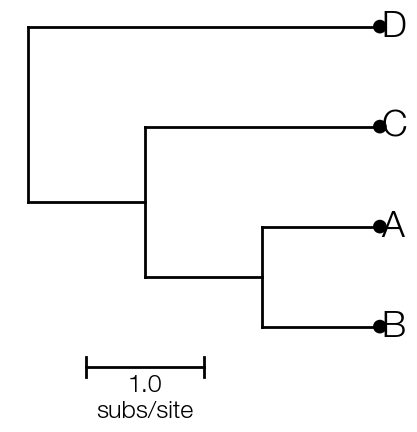

Source code (Python):
import baltic as bt
from baltic import bt_utils

import matplotlib as mpl
from matplotlib import pyplot as plt
from matplotlib.gridspec import GridSpec

treestring = '((("A":1,"B":1):1,"C":2):1,"D":3);'
ll = bt.make_tree(treestring, 'divergence')
ll.treeStats()

fig = plt.figure(figsize=(5,5),facecolor='w')
gs = GridSpec(1,1)

ax = plt.subplot(gs[0])

def sort_function(node):
    """
    Equivalent to anonymous function lambda k: -1 if k.is_leaf() and k.name == 'C' else 1
    """
    if node.is_leaf() and node.name == 'C':
        return -1
    else:
        return 1

ll.sort_branches(sortFxn = sort_function)

ll.plot_tree(ax)
ll.plot_text(ax, size = 26)
ll.plot_points(ax)

bt_utils.plot_scale_bar(ax, xy = (0.5, 0.1), tree = ll, style = 'fancy', textKwargs={'fontsize': 18})
bt_utils.clean_axes(ax)

plt.show()
